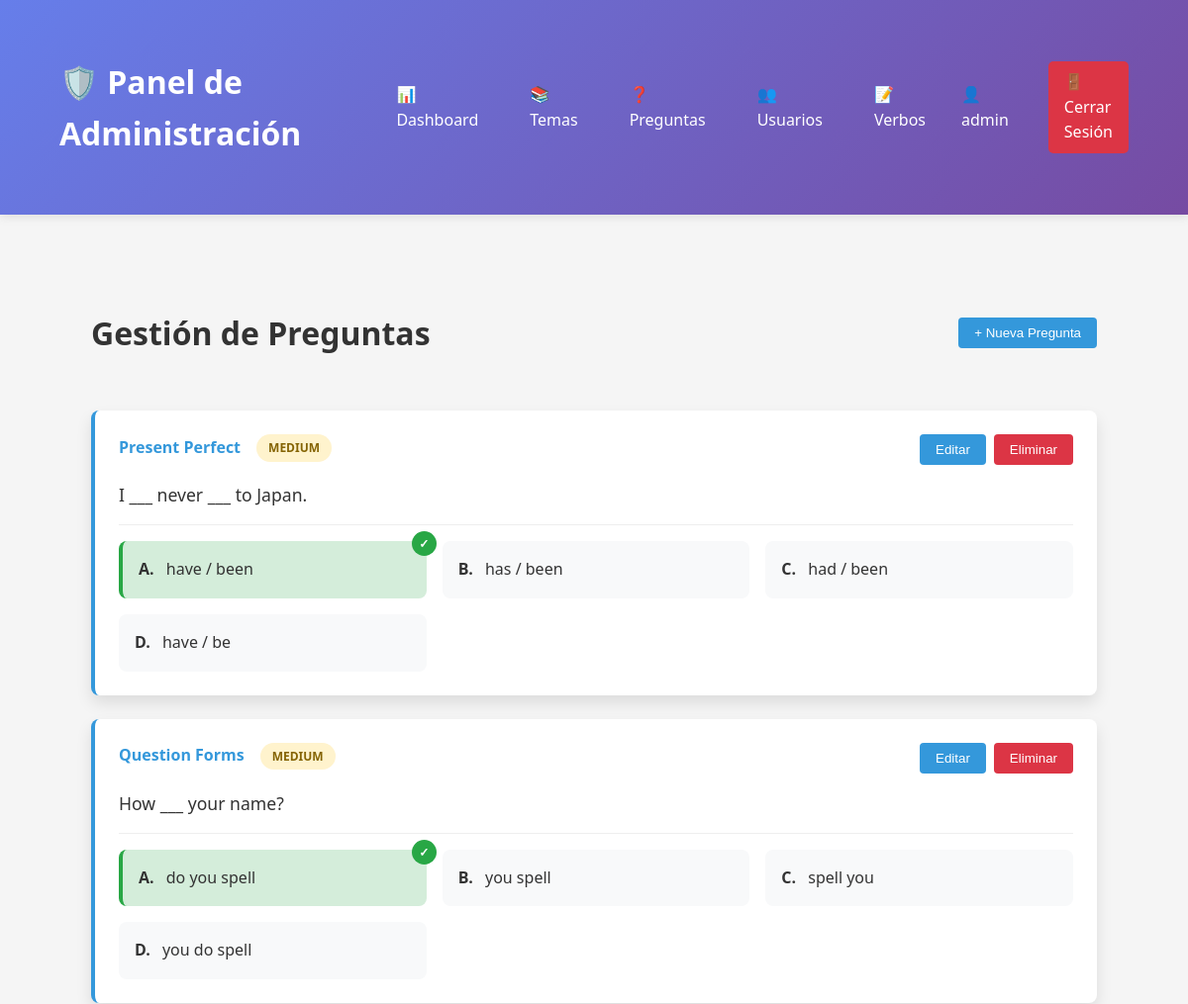
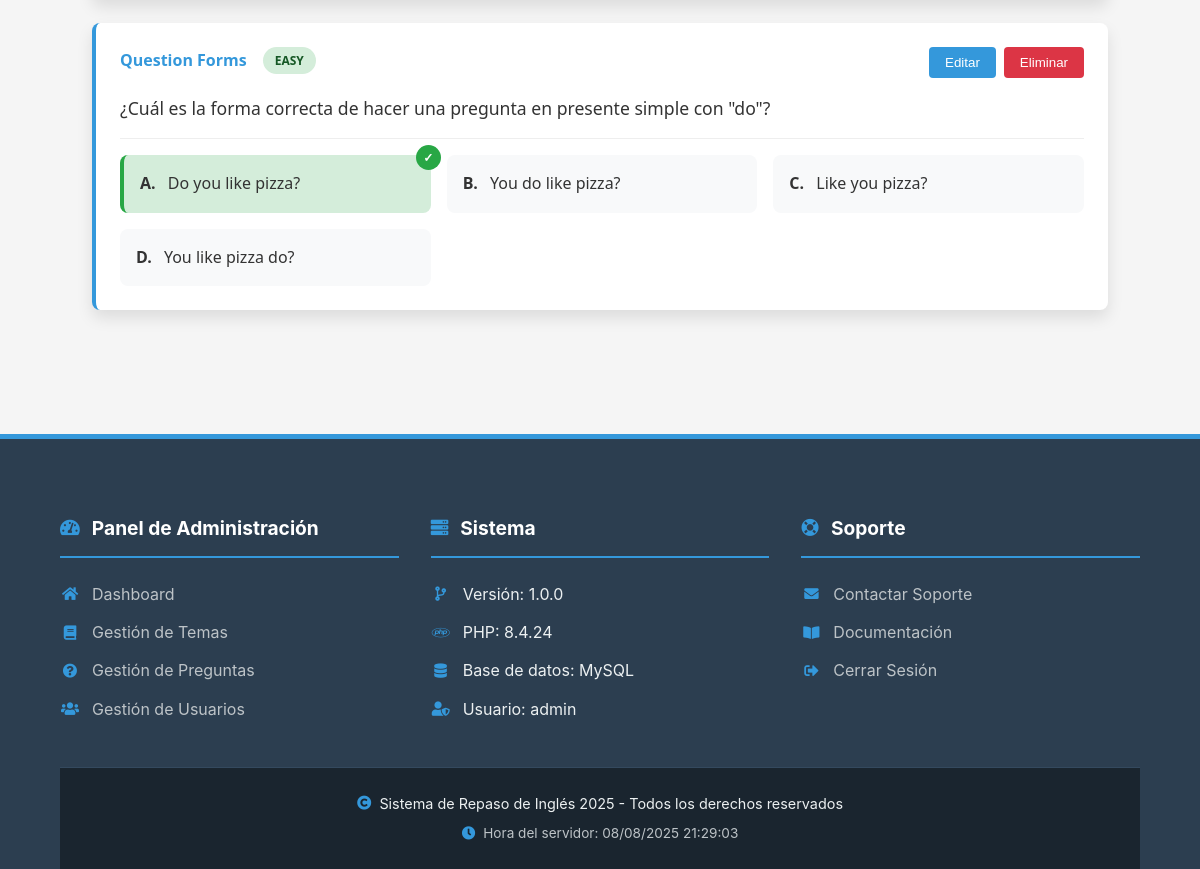
Screenshot of /admin/questions.php (signed in) with the database file from the repository (2 pictures, top to bottom).
### tables this page shows
CREATE TABLE questions (
    question_id INT AUTO_INCREMENT PRIMARY KEY,
    topic_id INT NOT NULL,
    question_text TEXT NOT NULL,
    option_a VARCHAR(255) NOT NULL,
    option_b VARCHAR(255) NOT NULL,
    option_c VARCHAR(255) NOT NULL,
    option_d VARCHAR(255) NOT NULL,
    correct_answer ENUM('A', 'B', 'C', 'D') NOT NULL,
    difficulty ENUM('easy', 'medium', 'hard') DEFAULT 'medium',
    explanation TEXT,
    created_at TIMESTAMP DEFAULT CURRENT_TIMESTAMP,
    FOREIGN KEY (topic_id) REFERENCES topics(topic_id) ON DELETE CASCADE
);

CREATE TABLE topics (
    topic_id INT AUTO_INCREMENT PRIMARY KEY,
    title VARCHAR(255) NOT NULL,
    description TEXT,
    category ENUM('grammar', 'vocabulary', 'tips') DEFAULT 'grammar',
    detailed_content TEXT,
    created_at TIMESTAMP DEFAULT CURRENT_TIMESTAMP,
    updated_at TIMESTAMP DEFAULT CURRENT_TIMESTAMP ON UPDATE CURRENT_TIMESTAMP
);

### includes/navigation.php (called while the page is built, shortened)
<?php
class NavigationSystem {
    private static $baseURL;
    private static $routes;
    public static function init($baseURL = null) {
        if ($baseURL === null) {
            $protocol = isset($_SERVER['HTTPS']) && $_SERVER['HTTPS'] === 'on' ? 'https' : 'http';
            $host = $_SERVER['HTTP_HOST'] ?? 'localhost';
            $baseURL = $protocol . '://' . $host . '/ingles/';
        }
        self::$baseURL = $baseURL;
        self::$routes = [
            'login' => 'auth/login.php',
            'register' => 'auth/register.php',
            'logout' => 'auth/logout.php',
            'home' => 'index.php',
            'topics' => 'pages/topics.php',
            'practice' => 'pages/practice.php',
            'profile' => 'pages/profile.php',
            'progress' => 'pages/progress.php',
            'dashboard' => 'pages/dashboard.php',
            'notifications' => 'pages/notifications.php',
            'quiz_result_api' => 'api/quiz-result-api.php',
            'check_achievements' => 'api/check_achievements.php',
            'user_stats' => 'api/get_user_stats.php',
            'admin_dashboard' => 'admin/index.php',
            'admin_users' => 'admin/users.php',
            'admin_topics' => 'admin/topics.php',
            'admin_questions' => 'admin/questions.php',
            'system_test' => 'tests/comprehensive_test.php',
            'system_verifier' => 'tests/system_verifier.php'
        ];
    }
    public static function url($route, $params = []) {
        $url = self::$baseURL . self::$routes[$route];
        return $url;
    }
}
function nav_url($route, $params = []) {
    return NavigationSystem::url($route, $params);
}
?>

### admin/questions.php (the view, shortened to what this page needs)
<?php
require_once __DIR__ . '/../includes/auth.php';
$questions = [];
try {
    $questions = $pdo->query("
        SELECT q.*, t.title as topic_title
        FROM questions q
        JOIN topics t ON q.topic_id = t.topic_id
        ORDER BY q.question_id DESC
    ")->fetchAll(PDO::FETCH_ASSOC);
} catch (PDOException $e) {
    error_log("Error al cargar datos: " . $e->getMessage());
    $error = "Error al cargar los datos. Por favor intente más tarde.";
}
require_once __DIR__ . '/../includes/admin_header.php';
?>
<div class="questions-container">
    <div class="questions-header">
        <h1>Gestión de Preguntas</h1>
        <button class="btn btn-primary" onclick="openModal('create')">+ Nueva Pregunta</button>
    </div>
    <div class="questions-list">
        <?php if (empty($questions)): ?>
            <div class="alert alert-info">No hay preguntas registradas.</div>
        <?php else: ?>
            <?php foreach ($questions as $question): ?>
                <div class="question-card">
                    <div class="question-header">
                        <div class="question-meta">
                            <span class="question-topic"><?= htmlspecialchars($question['topic_title']) ?></span>
                            <span class="question-difficulty difficulty-<?= strtolower($question['difficulty']) ?>">
                                <?= htmlspecialchars($question['difficulty']) ?>
                            </span>
                        </div>
                        <div class="question-actions">
                            <button class="btn btn-primary" onclick="openModal('edit', <?= $question['question_id'] ?>)">
                                Editar
                            </button>
                            <form method="POST" style="display:inline;">
                                <button type="submit" class="btn btn-danger" onclick="return confirm('¿Estás seguro de eliminar esta pregunta?')">
                                    Eliminar
                                </button>
                            </form>
                        </div>
                    </div>
                    <div class="question-text">
                        <?= htmlspecialchars($question['question_text']) ?>
                    </div>
                    <div class="options-container">
                        <?php
                        $options = [
                            'A' => $question['option_a'],
                            'B' => $question['option_b'],
                            'C' => $question['option_c'],
                            'D' => $question['option_d']
                        ];
                        foreach ($options as $letter => $text): ?>
                            <div class="option <?= $question['correct_answer'] === $letter ? 'correct-option' : '' ?>">
                                <span class="option-letter"><?= $letter ?>.</span>
                                <?= htmlspecialchars($text) ?>
                                <?php if ($question['correct_answer'] === $letter): ?>
                                    <span class="correct-badge">✓</span>
                                <?php endif; ?>
                            </div>
                        <?php endforeach; ?>
                    </div>
                </div>
            <?php endforeach; ?>
        <?php endif; ?>
    </div>
</div>
<?php require_once __DIR__ . '/../includes/admin_footer.php'; ?>

### includes/admin_header.php (shortened to what this page needs)
<?php
require_once __DIR__ . '/navigation.php';
?>
<!DOCTYPE html>
<html lang="es">
<head>
    <link rel="stylesheet" href="/ingles/assets/css/style.css">
    <link rel="stylesheet" href="/ingles/assets/css/admin.css">
</head>
<body>
    <header class="admin-header">
        <div class="container">
            <div style="display: flex; justify-content: space-between; align-items: center;">
                <h1>🛡️ Panel de Administración</h1>
                <nav class="admin-nav">
                    <a href="<?= nav_url('admin_dashboard') ?>">📊 Dashboard</a>
                    <a href="<?= nav_url('admin_topics') ?>">📚 Temas</a>
                    <a href="<?= nav_url('admin_questions') ?>">❓ Preguntas</a>
                    <a href="<?= nav_url('admin_users') ?>">👥 Usuarios</a>
                    <a href="/ingles/admin/verbs.php">📝 Verbos</a>
                    <div class="user-info">
                        <span>👤 <?= $_SESSION['username'] ?? 'Admin' ?></span>
                    </div>
                    <a href="<?= nav_url('logout') ?>" class="logout-btn"
                       onclick="return confirm('¿Estás seguro de que quieres cerrar sesión?')">
                        🚪 Cerrar Sesión
                    </a>
                </nav>
            </div>
        </div>
    </header>
    <main class="container" style="margin-top: 20px;">

### includes/admin_footer.php (shortened to what this page needs)
        </main>
        <footer class="admin-footer">
            <div class="container">
                <div class="footer-content">
                    <div class="footer-section">
                        <h4><i class="fas fa-tachometer-alt"></i> Panel de Administración</h4>
                        <ul class="footer-links">
                            <li><a href="index.php"><i class="fas fa-home"></i> Dashboard</a></li>
                            <li><a href="topics.php"><i class="fas fa-book"></i> Gestión de Temas</a></li>
                            <li><a href="questions.php"><i class="fas fa-question-circle"></i> Gestión de Preguntas</a></li>
                            <li><a href="users.php"><i class="fas fa-users"></i> Gestión de Usuarios</a></li>
                        </ul>
                    </div>
                    <div class="footer-section">
                        <h4><i class="fas fa-server"></i> Sistema</h4>
                        <ul class="footer-links">
                            <li><i class="fas fa-code-branch"></i> Versión: 1.0.0</li>
                            <li><i class="fab fa-php"></i> PHP: <?php echo phpversion(); ?></li>
                            <li><i class="fas fa-database"></i> Base de datos: MySQL</li>
                            <li><i class="fas fa-user-shield"></i> Usuario: <?php echo htmlspecialchars($_SESSION['username'] ?? 'Admin'); ?></li>
                        </ul>
                    </div>
                    <div class="footer-section">
                        <h4><i class="fas fa-life-ring"></i> Soporte</h4>
                        <ul class="footer-links">
                            <li><a href="mailto:soporte@ingles.com"><i class="fas fa-envelope"></i> Contactar Soporte</a></li>
                            <li><a href="/ingles/docs/" target="_blank"><i class="fas fa-book-open"></i> Documentación</a></li>
                            <li><a href="<?= nav_url('logout') ?>"><i class="fas fa-sign-out-alt"></i> Cerrar Sesión</a></li>
                        </ul>
                    </div>
                </div>
                <div class="footer-bottom">
                    <p><i class="fas fa-copyright"></i> Sistema de Repaso de Inglés <?php echo date('Y'); ?> - Todos los derechos reservados</p>
                    <p class="server-time"><i class="fas fa-clock"></i> Hora del servidor: <?php echo date('d/m/Y H:i:s'); ?></p>
                </div>
            </div>
        </footer>
        <link rel="stylesheet" href="https://cdnjs.cloudflare.com/ajax/libs/font-awesome/5.15.4/css/all.min.css">
        <link rel="stylesheet" href="https://cdn.jsdelivr.net/npm/toastify-js/src/toastify.min.css">
    </body>
</html>

### assets/css/style.css (style rules this page uses)
body { font-family: 'Segoe UI', Tahoma, Geneva, Verdana, sans-serif; line-height: 1.6; margin: 0; padding: 0; color: #333; background-color: #f5f5f5; }
.container { width: 90%; max-width: 1200px; margin: 0 auto; padding: 20px; }
header { background-color: #2c3e50; color: white; padding: 1rem 0; }
header .container { display: flex; justify-content: space-between; align-items: center; }
.btn { display: inline-block; background-color: #3498db; color: white; padding: 0.5rem 1rem; border: none; border-radius: 4px; text-decoration: none; cursor: pointer; transition: background-color 0.3s; }
.btn-primary { background-color: #27ae60; }

### assets/css/admin.css (style rules this page uses)
:root { --primary-color: #4361ee; --primary-light: #4895ef; --secondary-color: #3a0ca3; --secondary-light: #4cc9f0; --success-color: #4ade80; --warning-color: #fbbf24; --danger-color: #f87171; --light-color: #f8f9fa; --dark-color: #212529; --gray-color: #6c757d; --shadow-sm: 0 1px 3px rgba(0, 0, 0, 0.12); --shadow-md: 0 4px 6px rgba(0, 0, 0, 0.1); --shadow-lg: 0 10px 15px rgba(0, 0, 0, 0.1); --transition: all 0.3s cubic-bezier(0.25, 0.8, 0.25, 1); }
.btn-danger { background-color: #e74c3c; color: white; }

### includes/admin_header.php (style rules this page uses)
.admin-header { background: linear-gradient(135deg, #667eea 0%, #764ba2 100%); color: white; padding: 1rem 0; box-shadow: 0 2px 10px rgba(0,0,0,0.1); }
.admin-nav { display: flex; gap: 20px; align-items: center; }
.admin-nav a { color: white; text-decoration: none; padding: 8px 16px; border-radius: 5px; transition: background 0.3s; }
.logout-btn { background: #dc3545 !important; margin-left: auto; }
.user-info { display: flex; align-items: center; gap: 10px; margin-left: auto; margin-right: 20px; }

### admin/questions.php (style rules this page uses)
:root { --primary-color: #3498db; --secondary-color: #2c3e50; --success-color: #28a745; --danger-color: #dc3545; --warning-color: #ffc107; --light-color: #f8f9fa; --dark-color: #343a40; --shadow: 0 0.5rem 1rem rgba(0, 0, 0, 0.1); }
.questions-container { max-width: 1200px; margin: 0 auto; padding: 2rem; font-family: 'Segoe UI', Tahoma, Geneva, Verdana, sans-serif; }
.questions-header { display: flex; justify-content: space-between; align-items: center; margin-bottom: 2rem; flex-wrap: wrap; gap: 1rem; }
.question-card { background: white; border-radius: 0.5rem; padding: 1.5rem; margin-bottom: 1.5rem; box-shadow: var(--shadow); border-left: 4px solid var(--primary-color); }
.question-header { display: flex; justify-content: space-between; align-items: flex-start; margin-bottom: 1rem; gap: 1rem; flex-wrap: wrap; }
.question-meta { display: flex; align-items: center; gap: 1rem; }
.question-topic { font-weight: bold; color: var(--primary-color); }
.question-difficulty { padding: 0.25rem 0.75rem; border-radius: 1rem; font-size: 0.75rem; font-weight: bold; text-transform: uppercase; }
.difficulty-easy { background-color: #d4edda; color: #155724; }
.difficulty-medium { background-color: #fff3cd; color: #856404; }
.question-text { font-size: 1.1rem; margin-bottom: 1rem; padding-bottom: 1rem; border-bottom: 1px solid #eee; }
.options-container { display: grid; grid-template-columns: repeat(auto-fill, minmax(250px, 1fr)); gap: 1rem; margin-top: 1rem; }
.option { padding: 1rem; border-radius: 0.5rem; background: var(--light-color); position: relative; }
.correct-option { background-color: #d4edda; border-left: 4px solid var(--success-color); }
.option-letter { font-weight: bold; margin-right: 0.5rem; }
.correct-badge { position: absolute; top: -10px; right: -10px; background: var(--success-color); color: white; border-radius: 50%; width: 25px; height: 25px; display: flex; align-items: center; justify-content: center; font-size: 0.75rem; font-weight: bold; }
.question-actions { display: flex; gap: 0.5rem; }
.btn { padding: 0.5rem 1rem; border-radius: 0.25rem; font-weight: 500; cursor: pointer; border: none; transition: all 0.2s; }
.btn-primary { background: var(--primary-color); color: white; }
.btn-danger { background: var(--danger-color); color: white; }

### rows the page displays
questions: topic.title "Present Perfect", difficulty "MEDIUM", question_text "I ___ never ___ to Japan.", letter "A", option_a "have / been", correct_answer "A" (drawn), letter "B", option_b "has / been", letter "C", option_c "had / been", letter "D", option_d "have / be"
questions: topic.title "Question Forms", difficulty "MEDIUM", question_text "How ___ your name?", letter "A", option_a "do you spell", correct_answer "A" (drawn), letter "B", option_b "you spell", letter "C", option_c "spell you", letter "D", option_d "you do spell"
questions: topic.title "Question Forms", difficulty "EASY", question_text "¿Cuál es la forma correcta de hacer una pregunta en presente simple con \"do\"?", letter "A", option_a "Do you like pizza?", correct_answer "A" (drawn), letter "B", option_b "You do like pizza?", letter "C", option_c "Like you pizza?", letter "D", option_d "You like pizza do?"

### other values shown
$_SESSION['username'] "admin"
phpversion() "8.4.24"
